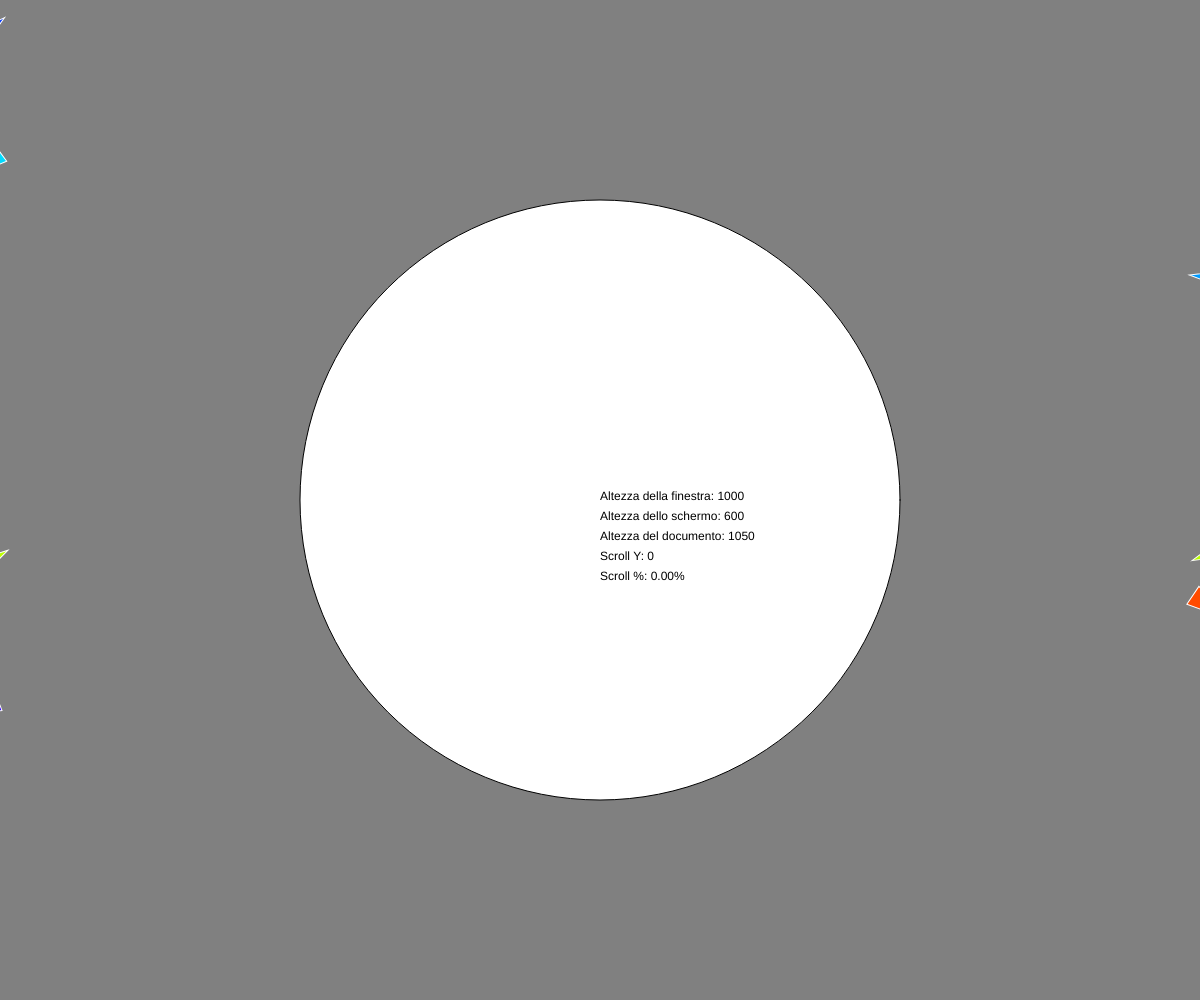
Frame 1 (no input)
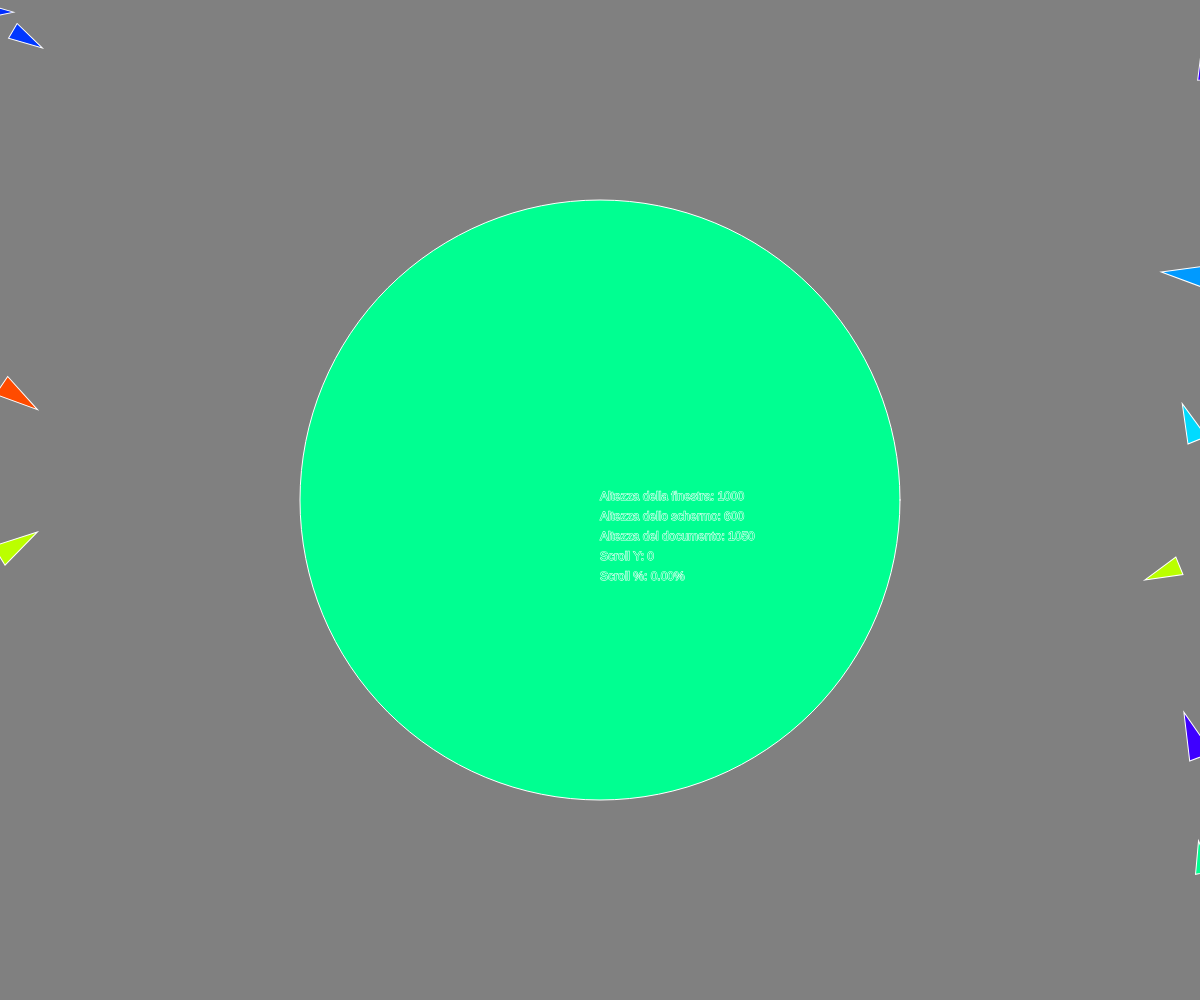
Frame 60 (no input)
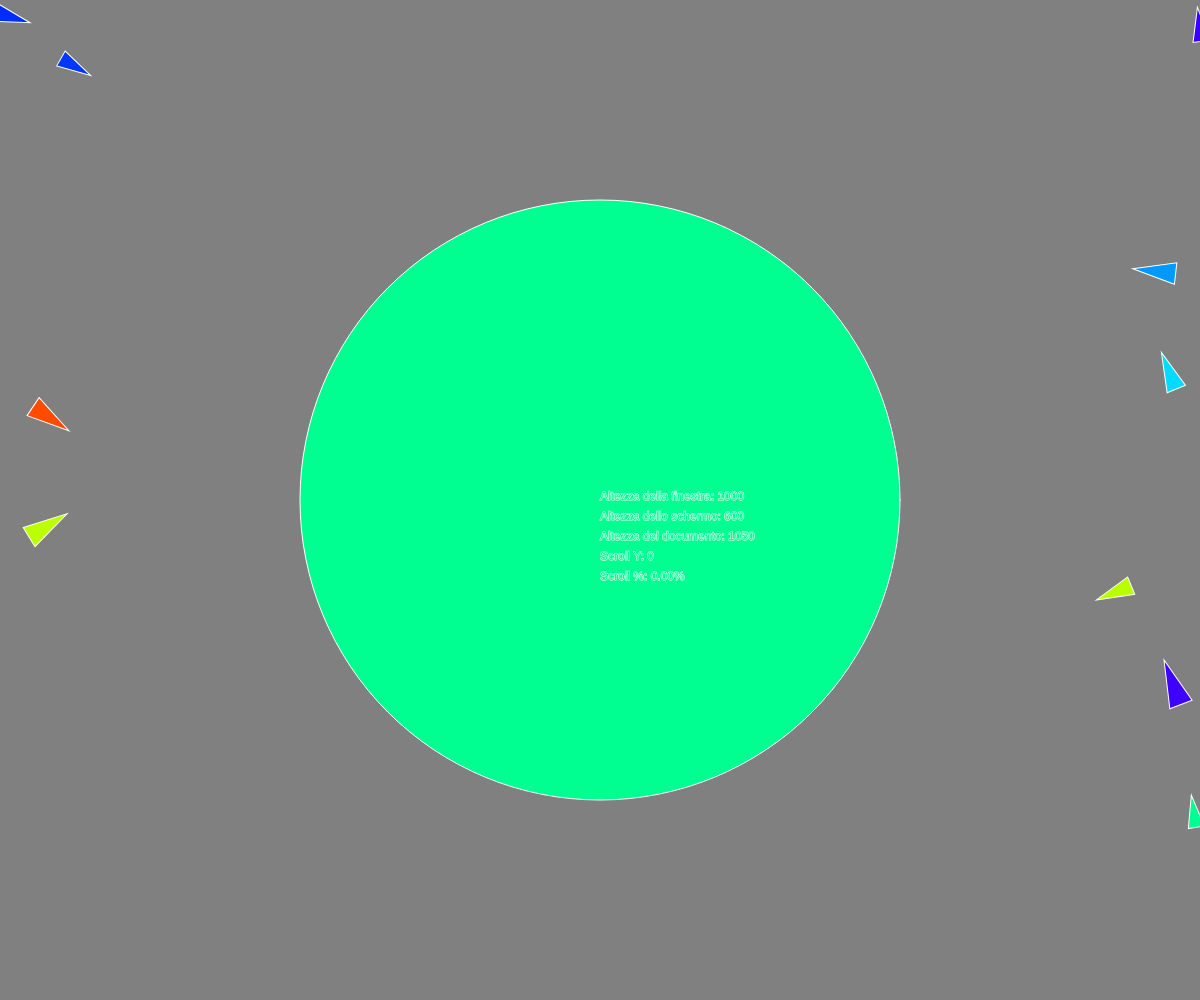
Frame 120 (the mouse pressed at the canvas centre since frame 60)

The p5.js sketch that drew these frames (run headless with seeded random() and noise() and a simulated clock; from frame 60 on, the mouse is pressed at the canvas centre):

// p5.js sketch
// ── sketch.js
let flock;
let scappate = false;

let scrollPercent = 0;

function setup() {
  createCanvas(windowWidth, windowHeight);
  createP('Drag the mouse to generate new boids.');

      colorMode(HSB);
  
  flock = new Flock();

  // Add an initial set of boids into the system
  for (let i = 0; i < 10; i++) {
    let ranx = random(400);
    if (ranx > 200) {
    ranx += width;
      } else {
        ranx = - ranx;
        }
    let rany = random(height);
    let b = new Boid(ranx, rany);
    flock.addBoid(b);
  }

  describe(
    'A group of bird-like objects, represented by triangles, moving across the canvas, modeling flocking behavior.'
  );
}

function draw() {
  
    background(0, 0, 50);
  circle(width/2,height/2,width/2)
  
  text("Altezza della finestra: " + windowHeight, windowWidth/2, windowHeight/2);
  text("Altezza dello schermo: " + displayHeight, windowWidth/2, windowHeight/2+20);
  text("Altezza del documento: "+ Math.max( document.body.scrollHeight, document.documentElement.scrollHeight, document.body.offsetHeight, document.documentElement.offsetHeight, document.body.clientHeight, document.documentElement.clientHeight), windowWidth/2, windowHeight/2+40);
  
    scrollYPos = window.scrollY; // Aggiorna la variabile di scorrimento
  
  text("Scroll Y: " + scrollYPos, windowWidth/2, windowHeight/2+60);
  
  let documentHeight = document.documentElement.scrollHeight - windowHeight; //altezza scrollabile
  scrollPercent = (window.scrollY / documentHeight) * 100;
  text("Scroll %: " + scrollPercent.toFixed(2) + "%", windowWidth/2, windowHeight/2+80);
  
  if (scrollPercent > 50 && scrollPercent < 70){
    scappate = true;
  } else {
   //scappate = false;
  }
  
  flock.run();
}

function windowResized() {
  resizeCanvas(windowWidth, windowHeight);
}

// On mouse drag, add a new boid to the flock
//function mouseDragged() {
//  flock.addBoid(new Boid(mouseX, mouseY));
//}

// On mouse drag, add a new boid to the flock
function mouseReleased() {
  scappate =! scappate;
}

// Flock class to manage the array of all the boids
class Flock {
  constructor() {
    // Initialize the array of boids
    this.boids = [];
  }

  run() {
    for (let boid of this.boids) {
      // Pass the entire list of boids to each boid individually
      boid.run(this.boids);
    }
  }

  addBoid(b) {
    this.boids.push(b);
  }

}

class Boid {
  constructor(x, y) {
    this.acceleration = createVector(0, 0);
    this.velocity = createVector(random(-1, 1), random(-1, 1));
    this.position = createVector(x, y);
    this.size = random(8, 12);

    // Maximum speed
    this.maxSpeed = 1;

    // Maximum steering force
    this.maxForce = 0.01;

    this.color = color(random(256), 255, 255);
  }

  run(boids) {
    this.flock(boids);
    this.update();
    this.borders();
    this.render();
  }

  applyForce(force) {
    // We could add mass here if we want: A = F / M
    this.acceleration.add(force);
  }

  // We accumulate a new acceleration each time based on three rules
  flock(boids) {
    let separation = this.separate(boids);
    let alignment = this.align(boids);
    let cohesion = this.cohesion(boids);

    // Arbitrarily weight these forces
    

    
    if (scappate == true) {
    separation.mult(100.0);
    alignment.mult(10.0);
    cohesion.mult(10.0);
    } else {
    separation.mult(2.0);
    alignment.mult(1.0);
    cohesion.mult(1.0);
      }
    //separation.mult(1);
    //alignment.mult(1);
    //cohesion.mult(1);

    // Add the force vectors to acceleration
    this.applyForce(separation);
    this.applyForce(alignment);
    this.applyForce(cohesion);
  }

  // Method to update location
  update() {
    // Update velocity
    this.velocity.add(this.acceleration);

    // Limit speed

    
    
    if (scappate == true){
      this.velocity.limit(this.maxSpeed);
    this.position.add(this.velocity.mult(10));
    } else {  
      this.velocity.limit(this.maxSpeed);
    this.position.add(this.velocity.mult(1));
    }
    // Reset acceleration to 0 each cycle
    this.acceleration.mult(0);
  }

  // A method that calculates and applies a steering force towards a target
  // STEER = DESIRED MINUS VELOCITY
  seek(target) {
    // A vector pointing from the location to the target
    //let desired = p5.Vector.sub(target, this.position);

    
    let desired = p5.Vector.sub(target, this.position);

    // Normalize desired and scale to maximum speed
    desired.normalize();
    desired.mult(this.maxSpeed);
    
    // Steering = Desired minus Velocity
    let steer = p5.Vector.sub(desired, this.velocity);

          steer.limit(this.maxForce);
          
    return steer;
        
  }

  render() {
    // Draw a triangle rotated in the direction of velocity
    let theta = this.velocity.heading() + radians(90);
    fill(this.color);
    stroke(255);
    push();
    translate(this.position.x, this.position.y);
    rotate(theta);
    beginShape();
    vertex(0, -this.size * 2);
    vertex(-this.size, this.size * 2);
    vertex(this.size, this.size * 2);
    endShape(CLOSE);
    pop();
  }

  // Wraparound
  borders() {
    if (this.position.x < -this.size) {
      if (scappate == false){
        
      this.position.x = width + this.size;
      this.position.y = random(height);

          }
    }

    if (this.position.y < -this.size) {
       if (scappate == false){
      this.position.y = height + this.size;
         }
    }

    if (this.position.x > width + this.size) {
      if (scappate == false){
      this.position.x = -this.size;
      
        this.position.y = random(height);

        }
    }

    if (this.position.y > height + this.size) {
            if (scappate == false){

      this.position.y = -this.size;
              }
    }
  }

  
  // Separation
  // Method checks for nearby boids and steers away
  separate(boids) {
    let desiredSeparation = 30.0;
    let steer = createVector(0, 0);
    let count = 0;

    // For every boid in the system, check if it's too close
    for (let boid of boids) {
      let distanceToNeighbor = p5.Vector.dist(this.position, boid.position);

      // If the distance is greater than 0 and less than an arbitrary amount (0 when you are yourself)
      if (distanceToNeighbor > 0 && distanceToNeighbor < desiredSeparation) {
        // Calculate vector pointing away from neighbor
        let diff = p5.Vector.sub(this.position, boid.position);
        diff.normalize();

        // Scale by distance
        diff.div(distanceToNeighbor);
        steer.add(diff);

        // Keep track of how many
        count++;
      }
    }

    // Average -- divide by how many
    if (count > 0) {
      steer.div(count);
    }

    // As long as the vector is greater than 0
    if (steer.mag() > 0) {
      // Implement Reynolds: Steering = Desired - Velocity
      steer.normalize();
      steer.mult(this.maxSpeed);
      steer.sub(this.velocity);
      steer.limit(this.maxForce);
    }
    return steer;
  }

  // Alignment
  // For every nearby boid in the system, calculate the average velocity
  align(boids) {
    let neighborDistance = 50;
    let sum = createVector(0, 0);
    let count = 0;
    for (let i = 0; i < boids.length; i++) {
      let d = p5.Vector.dist(this.position, boids[i].position);
      if (d > 0 && d < neighborDistance) {
        sum.add(boids[i].velocity);
        count++;
      }
    }
    if (count > 0) {
      sum.div(count);
      sum.normalize();
      sum.mult(this.maxSpeed);
      let steer = p5.Vector.sub(sum, this.velocity);
      steer.limit(this.maxForce);
      return steer;
    } else {
      return createVector(0, 0);
    }
  }

  // Cohesion
  // For the average location (i.e., center) of all nearby boids, calculate steering vector towards that location
  cohesion(boids) {
    let neighborDistance = 50;
    let sum = createVector(0, 0); // Start with empty vector to accumulate all locations
    let count = 0;
    for (let i = 0; i < boids.length; i++) {
      let d = p5.Vector.dist(this.position, boids[i].position);
      if (d > 0 && d < neighborDistance) {
        sum.add(boids[i].position); // Add location
        count++;
      }
    }
    if (count > 0) {
      sum.div(count);
      //return this.seek(sum); // Steer towards the location
      //let target = createVector(mouseX, mouseY);// Assegno il target che voglio io
      //let target = createVector(width/2, height/2);// Assegno il target che voglio io
      
     if(scappate == true){
         let target = createVector(width/2, height/2);
       //let target = this.position.add(-1,-1);

        return this.seek(target);
        
     } else {
       let target = createVector(width/2, height/2);
       return this.seek(target);
      }
      
    } else {
      return createVector(0, 0);
    }
  }
} // class Boid
